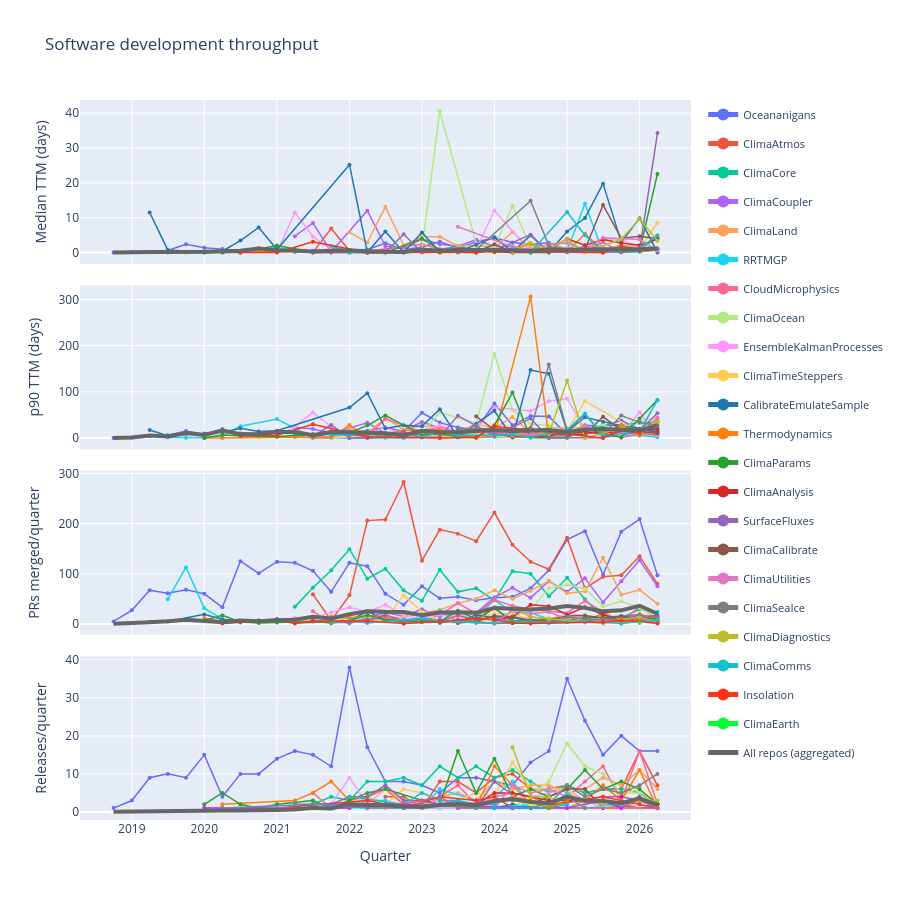

Notebook cell for this chart:
### Code cell
# Repos ordered by total merged-PR volume (busiest first) for a stable,
# meaningful legend order; any release-only repos are appended at the end.
if empty:
    repo_order: list[str] = []
else:
    repo_order = prs_df["repo"].value_counts().index.tolist()

rel_repos = [] if releases_df.empty else rel_repo_q["repo"].unique().tolist()
repo_order = repo_order + [r for r in rel_repos if r not in repo_order]

palette = (
    list(pc.qualitative.Plotly)
    + list(pc.qualitative.D3)
    + list(pc.qualitative.Light24)
    + list(pc.qualitative.Dark24)
)
color_for = {
    repo: palette[i % len(palette)] for i, repo in enumerate(repo_order)
}

# The count-based panels (merge rate, releases) normalize the ecosystem-wide
# line by the total number of repos so it reads as a per-repo average and
# stays on the same scale as the individual repo traces.
n_pr_repos = prs_df["repo"].nunique() if not empty else 0
n_rel_repos = releases_df["repo"].nunique() if not releases_df.empty else 0

# Row 1 = median (p50), row 2 = p90, row 3 = PR merge rate, row 4 = releases.
# Each repo's traces share a legendgroup so toggling a repo hides it in every
# panel; the single legend entry lives on the merge-rate panel (row 3), which
# every repo with merged PRs appears in.
fig = make_subplots(
    rows=4,
    cols=1,
    shared_xaxes=True,
    vertical_spacing=0.03,
)

TTM_METRICS = [
    (1, "median_ttm_days", "Median (p50)"),
    (2, "p90_ttm_days", "p90"),
]

for repo in repo_order:
    color = color_for[repo]

    # p50 / p90 panels: only quarters with enough merged PRs to be meaningful.
    sub = repo_q[
        (repo_q["repo"] == repo) & (repo_q["n_prs"] >= MIN_PRS_PER_POINT)
    ].sort_values("quarter")
    if not sub.empty:
        x = [quarter_start(q) for q in sub["quarter"]]
        for row, col, label in TTM_METRICS:
            fig.add_trace(
                go.Scatter(
                    x=x,
                    y=sub[col],
                    mode="lines+markers",
                    name=repo,
                    legendgroup=repo,
                    showlegend=False,
                    line=dict(color=color, width=1.5),
                    marker=dict(size=4),
                    customdata=sub[["quarter", "n_prs"]],
                    hovertemplate=(
                        f"<b>{repo}</b><br>"
                        "%{customdata[0]}<br>"
                        f"{label} TTM: %{{y:.1f}} days<br>"
                        "Merged PRs: %{customdata[1]}<extra></extra>"
                    ),
                ),
                row=row,
                col=1,
            )

    # Merge-rate panel: every quarter the repo had merged PRs. The repo's
    # legend entry lives here so even low-PR-volume repos are listed.
    rate = repo_q[repo_q["repo"] == repo].sort_values("quarter")
    if not rate.empty:
        fig.add_trace(
            go.Scatter(
                x=[quarter_start(q) for q in rate["quarter"]],
                y=rate["n_prs"],
                mode="lines+markers",
                name=repo,
                legendgroup=repo,
                showlegend=True,
                line=dict(color=color, width=1.5),
                marker=dict(size=4),
                customdata=rate[["quarter"]],
                hovertemplate=(
                    f"<b>{repo}</b><br>"
                    "%{customdata[0]}<br>"
                    "Merged PRs: %{y}<extra></extra>"
                ),
            ),
            row=3,
            col=1,
        )

    # Releases panel.
    rel = rel_repo_q[rel_repo_q["repo"] == repo].sort_values("quarter")
    if not rel.empty:
        fig.add_trace(
            go.Scatter(
                x=[quarter_start(q) for q in rel["quarter"]],
                y=rel["n_releases"],
                mode="lines+markers",
                name=repo,
                legendgroup=repo,
                showlegend=False,
                line=dict(color=color, width=1.5),
                marker=dict(size=4),
                customdata=rel[["quarter"]],
                hovertemplate=(
                    f"<b>{repo}</b><br>"
                    "%{customdata[0]}<br>"
                    "Releases: %{y}<extra></extra>"
                ),
            ),
            row=4,
            col=1,
        )

# Thick gray ecosystem-wide lines, added last so they sit on top. The TTM
# panels show the statistic over all PRs combined; the count panels show the
# per-repo average (total / number of repos).
if not all_q.empty:
    all_sorted = all_q.sort_values("quarter")
    all_x = [quarter_start(q) for q in all_sorted["quarter"]]
    for row, col, label in TTM_METRICS:
        fig.add_trace(
            go.Scatter(
                x=all_x,
                y=all_sorted[col],
                mode="lines",
                name="All repos",
                legendgroup="All repos",
                showlegend=False,
                line=dict(color="#666666", width=4),
                customdata=all_sorted[["quarter", "n_prs"]],
                hovertemplate=(
                    "<b>All repos</b><br>"
                    "%{customdata[0]}<br>"
                    f"{label} TTM: %{{y:.1f}} days<br>"
                    "Merged PRs: %{customdata[1]}<extra></extra>"
                ),
            ),
            row=row,
            col=1,
        )
    if n_pr_repos:
        fig.add_trace(
            go.Scatter(
                x=all_x,
                y=all_sorted["n_prs"] / n_pr_repos,
                mode="lines",
                name="All repos (aggregated)",
                legendgroup="All repos",
                showlegend=True,
                line=dict(color="#666666", width=4),
                customdata=all_sorted[["quarter", "n_prs"]],
                hovertemplate=(
                    "<b>All repos</b><br>"
                    "%{customdata[0]}<br>"
                    "Avg merged PRs/repo: %{y:.1f}<br>"
                    "Total merged PRs: %{customdata[1]}<extra></extra>"
                ),
            ),
            row=3,
            col=1,
        )

if not rel_all_q.empty and n_rel_repos:
    rel_all_sorted = rel_all_q.sort_values("quarter")
    fig.add_trace(
        go.Scatter(
            x=[quarter_start(q) for q in rel_all_sorted["quarter"]],
            y=rel_all_sorted["n_releases"] / n_rel_repos,
            mode="lines",
            name="All repos",
            legendgroup="All repos",
            showlegend=False,
            line=dict(color="#666666", width=4),
            customdata=rel_all_sorted[["quarter", "n_releases"]],
            hovertemplate=(
                "<b>All repos</b><br>"
                "%{customdata[0]}<br>"
                "Avg releases/repo: %{y:.2f}<br>"
                "Total releases: %{customdata[1]}<extra></extra>"
            ),
        ),
        row=4,
        col=1,
    )

fig.update_layout(
    title="Software development throughput",
    height=900,
    legend=dict(itemsizing="constant", font=dict(size=11)),
)
fig.update_yaxes(title_text="Median TTM (days)", row=1, col=1)
fig.update_yaxes(title_text="p90 TTM (days)", row=2, col=1)
fig.update_yaxes(title_text="PRs merged/quarter", row=3, col=1)
fig.update_yaxes(title_text="Releases/quarter", row=4, col=1)
fig.update_xaxes(title_text="Quarter", row=4, col=1)

os.makedirs(ROOT / "figures", exist_ok=True)
fig.write_json(ROOT / "figures/dev-throughput.json")
fig
